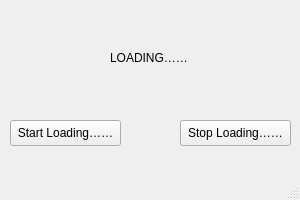
<?xml version="1.0" encoding="UTF-8"?>
<ui version="4.0">
 <class>MainWindow</class>
 <widget class="QMainWindow" name="MainWindow">
  <property name="geometry">
   <rect>
    <x>0</x>
    <y>0</y>
    <width>300</width>
    <height>200</height>
   </rect>
  </property>
  <property name="maximumSize">
   <size>
    <width>300</width>
    <height>200</height>
   </size>
  </property>
  <property name="windowTitle">
   <string>MainWindow</string>
  </property>
  <widget class="QWidget" name="centralwidget">
   <widget class="QLabel" name="loading">
    <property name="geometry">
     <rect>
      <x>110</x>
      <y>50</y>
      <width>81</width>
      <height>16</height>
     </rect>
    </property>
    <property name="text">
     <string>LOADING……</string>
    </property>
   </widget>
   <widget class="QPushButton" name="pushButton">
    <property name="geometry">
     <rect>
      <x>10</x>
      <y>120</y>
      <width>111</width>
      <height>26</height>
     </rect>
    </property>
    <property name="text">
     <string>Start Loading……</string>
    </property>
   </widget>
   <widget class="QPushButton" name="pushButton_2">
    <property name="geometry">
     <rect>
      <x>180</x>
      <y>120</y>
      <width>111</width>
      <height>26</height>
     </rect>
    </property>
    <property name="text">
     <string>Stop Loading……</string>
    </property>
   </widget>
  </widget>
  <widget class="QMenuBar" name="menubar">
   <property name="geometry">
    <rect>
     <x>0</x>
     <y>0</y>
     <width>300</width>
     <height>21</height>
    </rect>
   </property>
  </widget>
  <widget class="QStatusBar" name="statusbar"/>
 </widget>
 <resources/>
 <connections/>
</ui>
